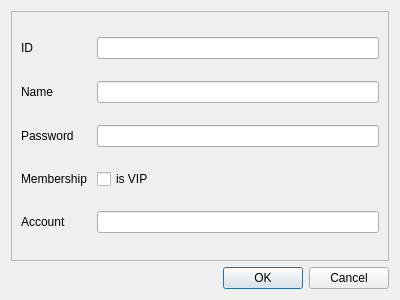
<?xml version="1.0" encoding="UTF-8"?>
<ui version="4.0">
 <class>moduser</class>
 <widget class="QWidget" name="moduser">
  <property name="geometry">
   <rect>
    <x>0</x>
    <y>0</y>
    <width>400</width>
    <height>300</height>
   </rect>
  </property>
  <property name="windowTitle">
   <string>Modify User's Information</string>
  </property>
  <layout class="QVBoxLayout" name="verticalLayout">
   <item>
    <widget class="QFrame" name="frame">
     <property name="frameShape">
      <enum>QFrame::StyledPanel</enum>
     </property>
     <property name="frameShadow">
      <enum>QFrame::Raised</enum>
     </property>
     <layout class="QGridLayout" name="gridLayout">
      <item row="1" column="2">
       <widget class="QLineEdit" name="name">
        <property name="minimumSize">
         <size>
          <width>116</width>
          <height>0</height>
         </size>
        </property>
        <property name="maximumSize">
         <size>
          <width>16777215</width>
          <height>16777215</height>
         </size>
        </property>
       </widget>
      </item>
      <item row="3" column="0">
       <widget class="QLabel" name="label_3">
        <property name="sizePolicy">
         <sizepolicy hsizetype="Preferred" vsizetype="Fixed">
          <horstretch>0</horstretch>
          <verstretch>0</verstretch>
         </sizepolicy>
        </property>
        <property name="minimumSize">
         <size>
          <width>70</width>
          <height>0</height>
         </size>
        </property>
        <property name="maximumSize">
         <size>
          <width>100</width>
          <height>16777215</height>
         </size>
        </property>
        <property name="text">
         <string>Membership</string>
        </property>
       </widget>
      </item>
      <item row="0" column="2">
       <widget class="QLineEdit" name="ID">
        <property name="minimumSize">
         <size>
          <width>116</width>
          <height>0</height>
         </size>
        </property>
        <property name="maximumSize">
         <size>
          <width>16777215</width>
          <height>16777215</height>
         </size>
        </property>
        <property name="text">
         <string/>
        </property>
       </widget>
      </item>
      <item row="2" column="0">
       <widget class="QLabel" name="label">
        <property name="maximumSize">
         <size>
          <width>100</width>
          <height>16777215</height>
         </size>
        </property>
        <property name="text">
         <string>Password</string>
        </property>
       </widget>
      </item>
      <item row="2" column="2">
       <widget class="QLineEdit" name="password">
        <property name="text">
         <string/>
        </property>
       </widget>
      </item>
      <item row="4" column="2">
       <widget class="QLineEdit" name="account">
        <property name="minimumSize">
         <size>
          <width>116</width>
          <height>0</height>
         </size>
        </property>
        <property name="maximumSize">
         <size>
          <width>16777215</width>
          <height>16777215</height>
         </size>
        </property>
        <property name="text">
         <string/>
        </property>
       </widget>
      </item>
      <item row="0" column="0">
       <widget class="QLabel" name="label_6">
        <property name="sizePolicy">
         <sizepolicy hsizetype="Preferred" vsizetype="Fixed">
          <horstretch>0</horstretch>
          <verstretch>0</verstretch>
         </sizepolicy>
        </property>
        <property name="minimumSize">
         <size>
          <width>70</width>
          <height>0</height>
         </size>
        </property>
        <property name="maximumSize">
         <size>
          <width>100</width>
          <height>16777215</height>
         </size>
        </property>
        <property name="text">
         <string>ID</string>
        </property>
       </widget>
      </item>
      <item row="1" column="0">
       <widget class="QLabel" name="label_7">
        <property name="sizePolicy">
         <sizepolicy hsizetype="Preferred" vsizetype="Fixed">
          <horstretch>0</horstretch>
          <verstretch>0</verstretch>
         </sizepolicy>
        </property>
        <property name="minimumSize">
         <size>
          <width>70</width>
          <height>0</height>
         </size>
        </property>
        <property name="maximumSize">
         <size>
          <width>100</width>
          <height>16777215</height>
         </size>
        </property>
        <property name="text">
         <string>Name</string>
        </property>
       </widget>
      </item>
      <item row="4" column="0">
       <widget class="QLabel" name="label_8">
        <property name="sizePolicy">
         <sizepolicy hsizetype="Preferred" vsizetype="Fixed">
          <horstretch>0</horstretch>
          <verstretch>0</verstretch>
         </sizepolicy>
        </property>
        <property name="minimumSize">
         <size>
          <width>70</width>
          <height>0</height>
         </size>
        </property>
        <property name="maximumSize">
         <size>
          <width>100</width>
          <height>16777215</height>
         </size>
        </property>
        <property name="text">
         <string>Account</string>
        </property>
       </widget>
      </item>
      <item row="3" column="2">
       <widget class="QCheckBox" name="checkVIPBox">
        <property name="text">
         <string>is VIP</string>
        </property>
       </widget>
      </item>
     </layout>
    </widget>
   </item>
   <item>
    <widget class="QDialogButtonBox" name="buttonBox">
     <property name="standardButtons">
      <set>QDialogButtonBox::Cancel|QDialogButtonBox::Ok</set>
     </property>
    </widget>
   </item>
  </layout>
 </widget>
 <resources/>
 <connections/>
</ui>
